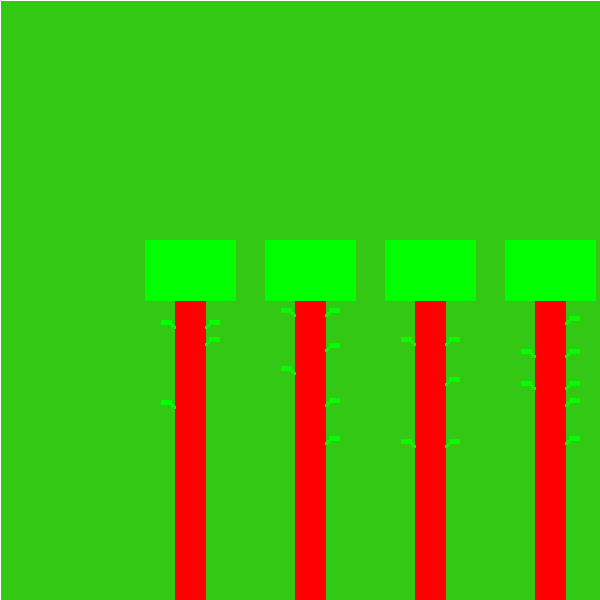
Frame 1 (no input)
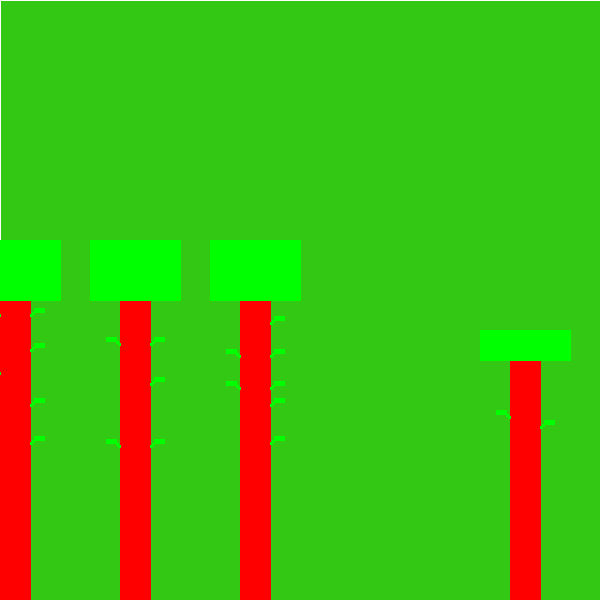
Frame 60 (the mouse pressed at the canvas centre just before this capture)
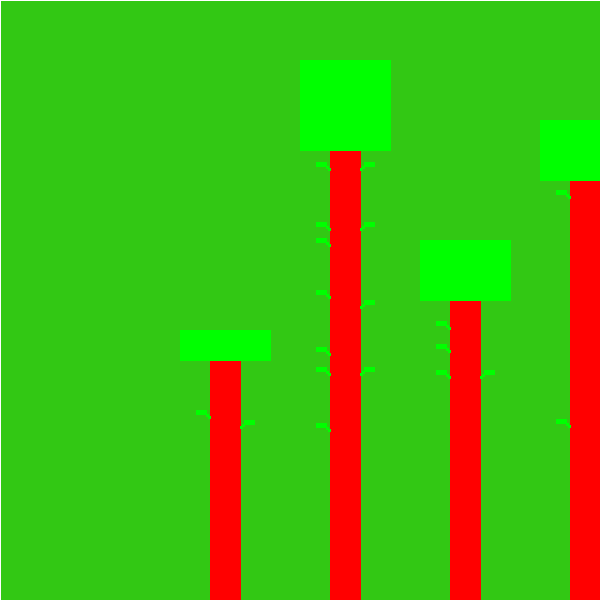
Frame 120 (the mouse held since frame 60 and released just before this capture)

The Processing sketch that drew these frames (run headless with seeded random() and noise(); from frame 60 on, the mouse is pressed at the canvas centre):

// Processing sketch: Trees
// ── Trees.pde
trees t1;
trees t2;
trees t3;
trees t4;


void setup() {
  size(600,600);
  frameRate(30);
  t1=new trees(width*0.9,1,10);
  t2=new trees(width*0.7,1,10);
  t3=new trees(width*0.5,1,10);
  t4=new trees(width*0.3,1,10);
}
class trees {
  float xPos, yPos, valx, tall;
  float[] left, right, leftrnd, rightrnd;
  trees (float xStart, int kind, int reach) {
    xPos=xStart;
    valx=width/120*-1;
    yPos=height;
    tall=reach;
    left=new float[10];
    right=new float[10];
    leftrnd=new float[10];
    rightrnd=new float[10];
    for (int i=0; i<10; i++) {
      int a=floor(random(0,2));
      int b=floor(random(0,2));
      float c=random(0,1);
      float d=random(0,1);
      left[i]=a;
      right[i]=b;
      leftrnd[i]=c;
      rightrnd[i]=d;
    }
  }
  void update() {
    xPos=xPos+valx;
    fill(255,0,0);
    stroke(255,0,0);
    rect(xPos, yPos-(height/20*tall), width/20, height/20*tall);
    fill(0,255,0);
    stroke(0,255,0);
    for (int i=0; i<tall-5; i++) {
      if (right[i]==0 && tall>5) {
        rect(xPos+width/20,yPos-(height/4)-(height/20*i)-(height/25*rightrnd[i])-height/300,width/300,height/300);
        rect(xPos+width/20+width/300,yPos-(height/4)-(height/20*i)-(height/25*rightrnd[i])-height/150,width/300,height/300);
        rect(xPos+width/20+width/150,yPos-(height/4)-(height/20*i)-(height/25*rightrnd[i])-height/75,width/60,height/150);
      }
      if (left[i]==0 && tall>5) {
        rect(xPos-width/300,yPos-(height/4)-(height/20*i)-(height/25*rightrnd[i])-height/300,width/300,height/300);
        rect(xPos-width/150,yPos-(height/4)-(height/20*i)-(height/25*rightrnd[i])-height/150,width/300,height/300);
        rect(xPos-7*width/300,yPos-(height/4)-(height/20*i)-(height/25*rightrnd[i])-height/75,width/60,height/150);
      }
    }
    for (int i=0; i<5; i++) {
      float n=tall%4;
      if (n<1) {
        n=1;
      }
      rect(xPos-width/20,yPos-(height/20*(tall+n)),width*3/20,height/20*n);
    }
    if (xPos==0-width/20) {
      xPos=width;
      tall=int(random(5,16));
      for (int i=0; i<10; i++) {
      int a=floor(random(0,2));
      int b=floor(random(0,2));
      float c=random(0,1);
      float d=random(0,1);
      left[i]=a;
      right[i]=b;
      leftrnd[i]=c;
      rightrnd[i]=d;
    }
    }
  }
}

void draw() {
  fill(50,200,20);
  stroke(255);
  rect(0,0,width,height);
  t1.update();
  t2.update();
  t3.update();
  t4.update();
}
